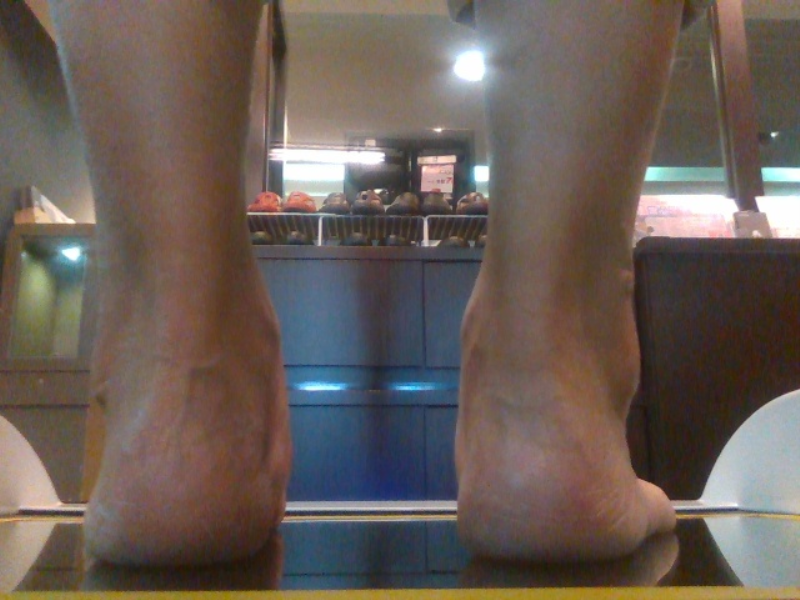
#> input picture 腳辨識/567.jpg, 800 x 600 px
$ python tt.py
#> lines starting #> are read from the running program, lines starting #| are printed output that depends on the picture; after the words box and inside, x2 and y2 are one past the last pixel; in counts of white or black regions, pixels touching at a corner belong together
import cv2
import numpy as np
# import skin_detector


img = cv2.imread('567.jpg')
#> img is the input picture: shape (600, 800, 3); mean B, G, R 85.9, 92.8, 105
# 圖片前處理
# image = cv2.resize(img, (256, 256), interpolation=cv2.INTER_CUBIC)
image = img

gray = cv2.cvtColor(image, cv2.COLOR_BGR2GRAY)
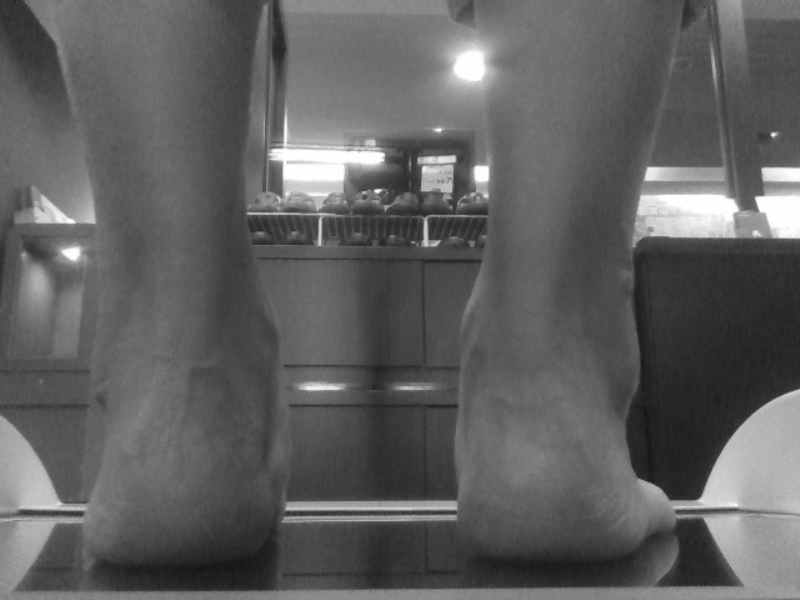
#> gray: shape (600, 800); min 21, max 255, mean 95.7

blurred = cv2.GaussianBlur(gray, (11, 11), 0)

binaryIMG = cv2.Canny(blurred, 20, 100)
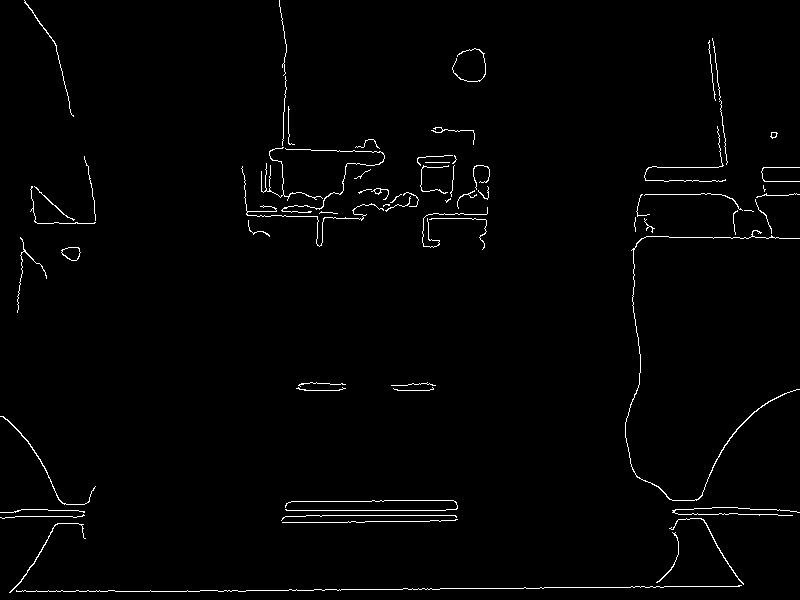
#> binaryIMG: shape (600, 800); 1.4% white in thin lines or dots

(cnts, _) = cv2.findContours(binaryIMG.copy(),
                             cv2.RETR_EXTERNAL, cv2.CHAIN_APPROX_SIMPLE)
#> cnts = 65 contours, 54 with area under 20; largest, box (x1, y1, x2, y2) and area: (61, 247, 81, 261) 184, (625, 230, 800, 501) 110, (0, 416, 96, 505) 58, (9, 523, 86, 593) 45, (669, 518, 744, 585) 43
if len(cnts) == 0:
    print(0)
else:
    # 找出輪廓中最大的，假設為手
    segmented = max(cnts, key=cv2.contourArea)
#> segmented = contour of 26 points, box (x1, y1, x2, y2) (61, 247, 81, 261), area 184
cv2.drawContours(image, cnts, -1, (0, 255, 0), 2)
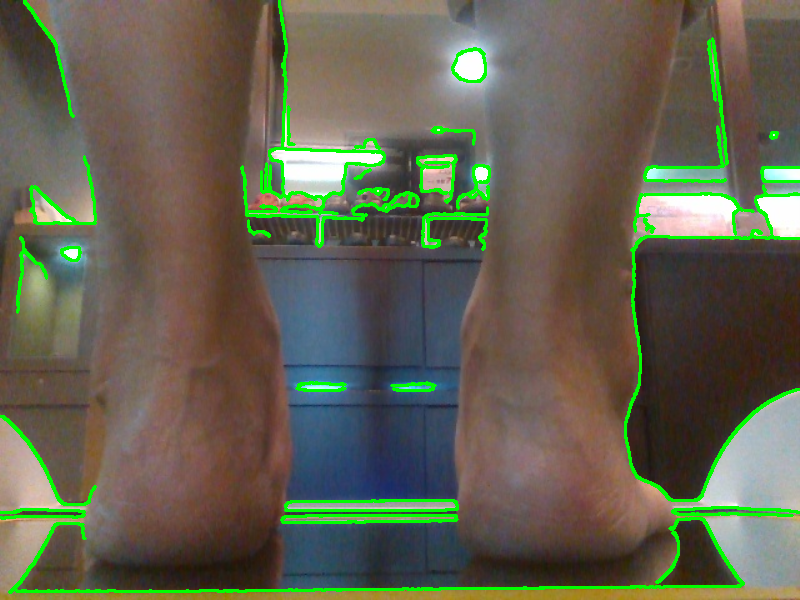
#> image: shape (600, 800, 3); 4.6% of pixels changed, all inside (x1, y1, x2, y2) = (0, 0, 800, 594)
cv2.imshow("1", binaryIMG)
cv2.waitKey(0)

$ run again, with 腳辨識/555.jpg copied over 腳辨識/567.jpg
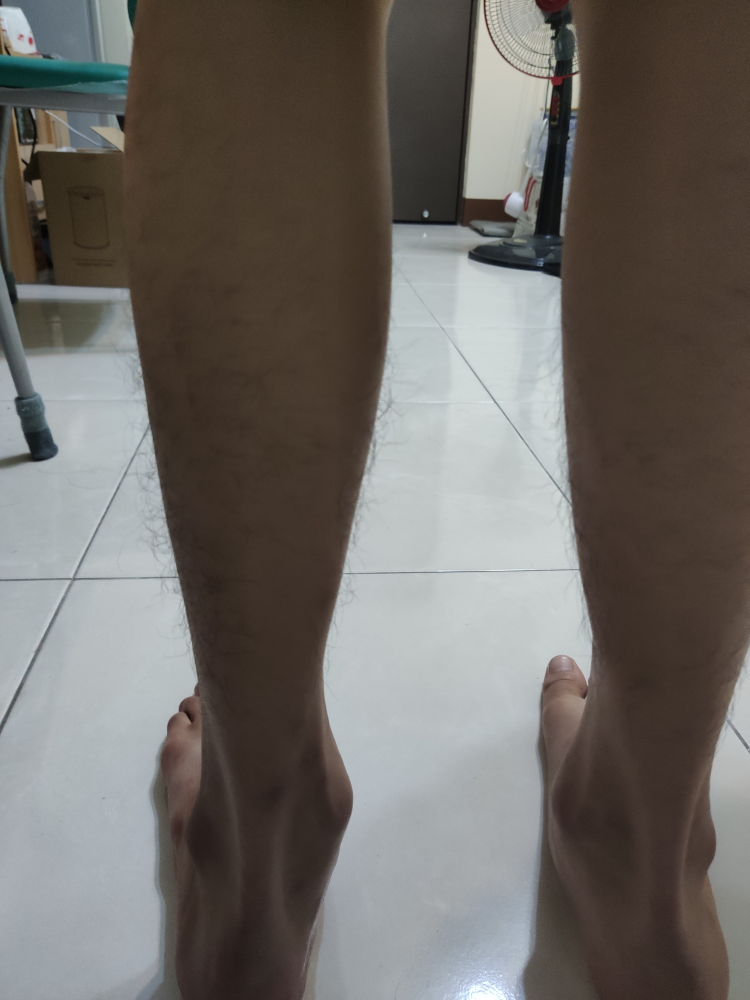
#> input picture 腳辨識/555.jpg, 3000 x 4000 px (shown at 1/4 size)
#> img is the input picture: shape (4000, 3000, 3); mean B, G, R 101.6, 106.1, 110.3
#> `binaryIMG = cv2.Canny(blurred, 20, 100)`:
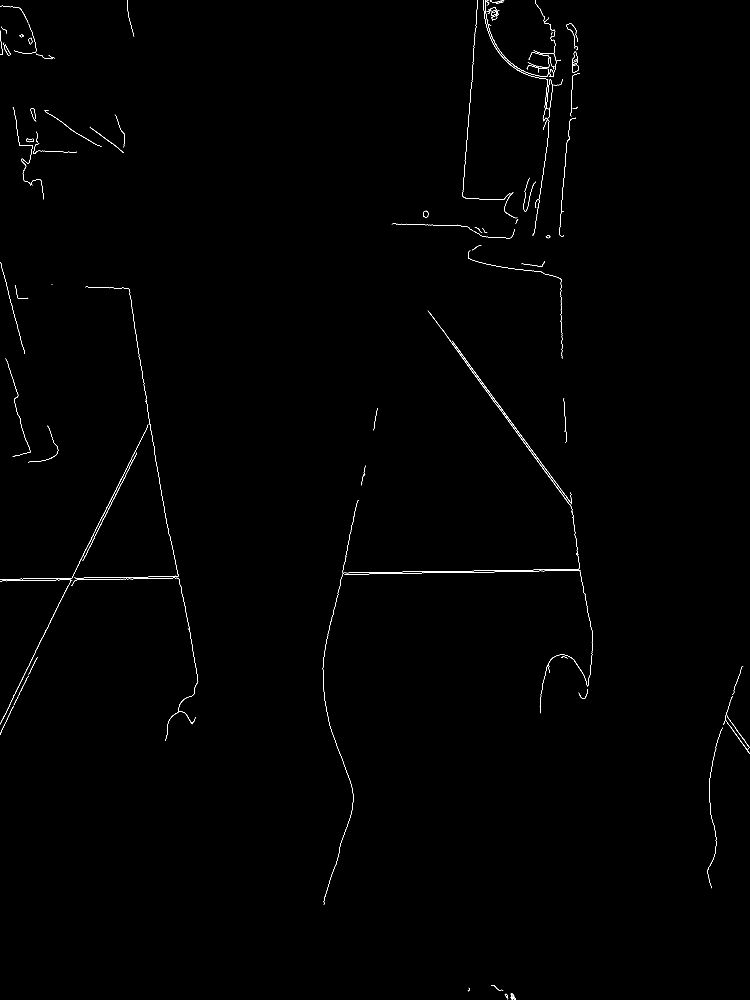
#> binaryIMG: shape (4000, 3000) (shown at 1/4 size); 0.23% white in thin lines or dots
#> cnts = 181 contours, 141 with area under 20; largest, box (x1, y1, x2, y2) and area: (2288, 258, 2315, 291) 634, (1711, 1242, 2289, 2050) 476, (1809, 1363, 2283, 2011) 418, (0, 1834, 527, 2318) 172, (177, 440, 407, 585) 115
#> segmented = contour of 47 points, box (x1, y1, x2, y2) (2288, 258, 2315, 291), area 634
#> `cv2.drawContours(image, cnts, -1, (0, 255, 0), 2)`:
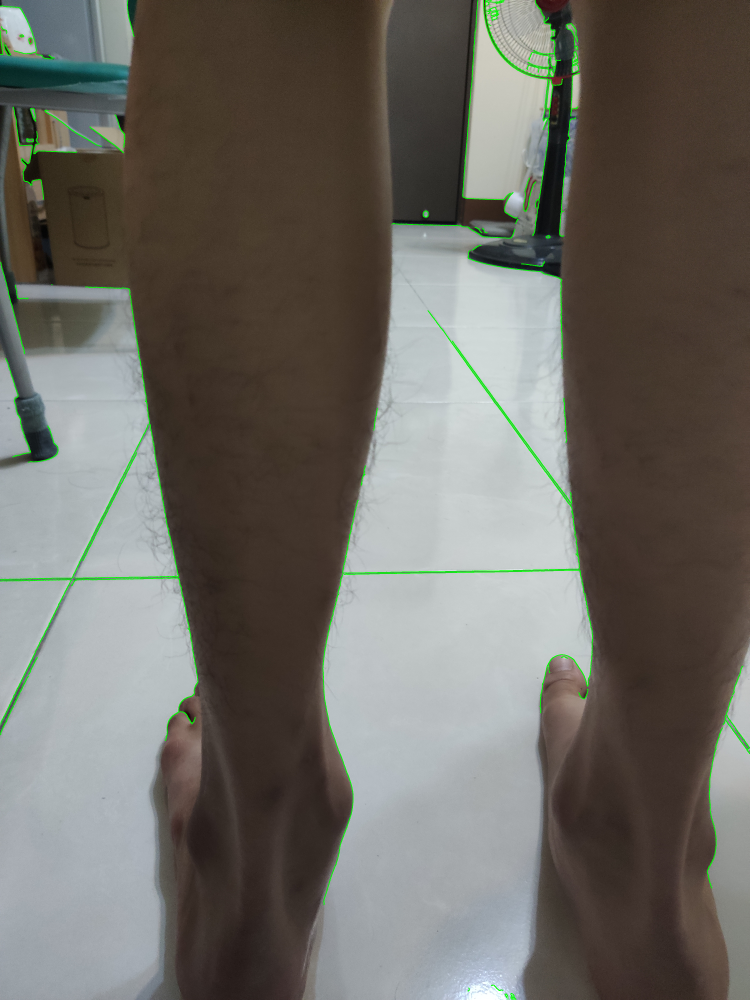
#> image: shape (4000, 3000, 3) (shown at 1/4 size); mean B, G, R 100.6, 107, 109.3
